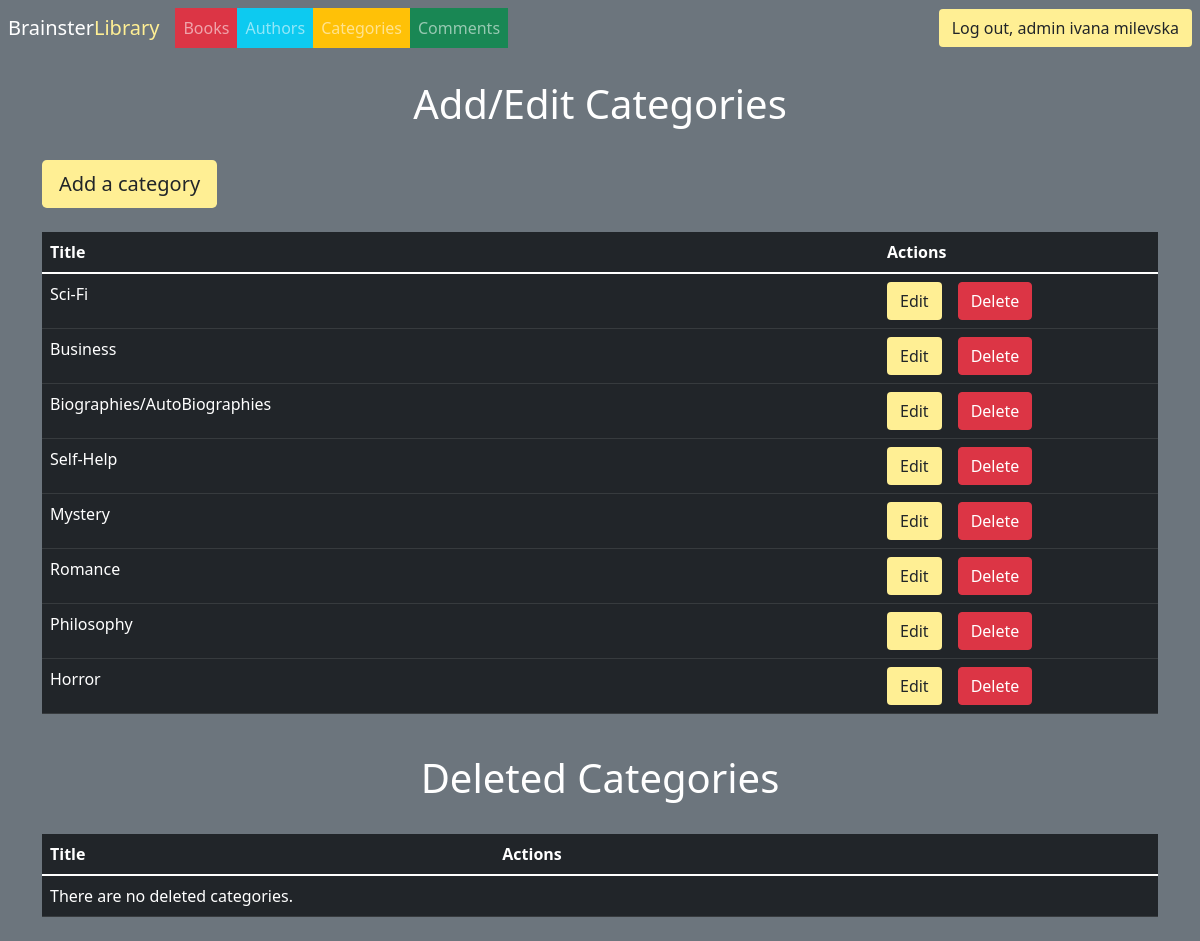
The app's page /pages/categories.php (signed in) with its own data.
### tables this page shows
CREATE TABLE `categories` (
  `id` int(11) NOT NULL,
  `name` varchar(255) NOT NULL,
  `is_deleted` tinyint(1) NOT NULL DEFAULT 0
);

### routes.php (called while the page is built, shortened)
<?php
$appUrl = trim(APP_URL, "/") . "/";
$appRoutes = [
    'home' => $appUrl . "pages/index.php",
    'login' => $appUrl . "pages/login.php",
    'register' => $appUrl . "pages/register.php",
    'book' => $appUrl . "pages/book.php?id={ID}",
    '404' => $appUrl . "pages/404.html",
    'logout' => $appUrl . "actions/logout.php",
    'authors' => $appUrl . "pages/authors.php",
    'categories' => $appUrl . "pages/categories.php",
    'books' => $appUrl . "pages/books.php",
    'reviews' => $appUrl . "pages/reviews.php",
    'createCategory' => $appUrl . "pages/categories/create.php",
    'addCategory' => $appUrl . "actions/categories/store.php",
    'editCategory' => $appUrl . "pages/categories/edit.php?id={ID}",
    'updateCategory' => $appUrl . "actions/categories/update.php?id={ID}",
    'deleteCategory' => $appUrl . "actions/categories/delete.php?id={ID}",
    'restoreCategory' => $appUrl . "actions/categories/restore.php?id={ID}",
    'deleteCategoryPerm' => $appUrl . "actions/categories/deletePerm.php?id={ID}",
    'createAuthor' => $appUrl . "pages/authors/create.php",
    'addAuthor' => $appUrl . "actions/authors/store.php",
    'editAuthor' => $appUrl . "pages/authors/edit.php?id={ID}",
    'updateAuthor' => $appUrl . "actions/authors/update.php?id={ID}",
    'deleteAuthor' => $appUrl . "actions/authors/delete.php?id={ID}",
    'restoreAuthor' => $appUrl . "actions/authors/restore.php?id={ID}",
    'deleteAuthorPerm' => $appUrl . "actions/authors/deletePerm.php?id={ID}",
    'createBook' => $appUrl . "pages/books/create.php",
    'addBook' => $appUrl . "actions/books/store.php",
    'editBook' => $appUrl . "pages/books/edit.php?id={ID}",
    'updateBook' => $appUrl . "actions/books/update.php?id={ID}",
    'deleteBook' => $appUrl . "actions/books/delete.php?id={ID}",
    'deleteBookPerm' => $appUrl . "actions/books/deletePerm.php?id={ID}",
    'restoreBook' => $appUrl . "actions/books/restore.php?id={ID}",
    'addReview' => $appUrl . "actions/reviews/store.php?id={ID}",
    'deleteReview' => $appUrl . "actions/reviews/delete.php?id={ID}",
    'deleteReviewPerm' => $appUrl . "actions/reviews/deletePerm.php?id={ID}",
    'approveReview' => $appUrl . "actions/reviews/approve.php?id={ID}",
    'rejectReview' => $appUrl . "actions/reviews/reject.php?id={ID}",
    'storeNote' => $appUrl . "actions/notes/store.php?id={ID}"
];

### functions.php (called while the page is built, shortened)
<?php
function getAllCategories($con)
{
  $sql = "SELECT * FROM categories WHERE categories.is_deleted = 0";
  $stmt = $con->prepare($sql);
  $stmt->execute();
  if ($stmt->rowCount() > 0) {
    $categories = $stmt->fetchAll();
  } else {
    $categories = 0;
  }
  return $categories;
}
function getAllDeletedCategories($con)
{
  $sql = "SELECT * FROM categories WHERE categories.is_deleted = 1";
  $stmt = $con->prepare($sql);
  $stmt->execute();
  if ($stmt->rowCount() > 0) {
    $categories = $stmt->fetchAll();
  } else {
    $categories = 0;
  }
  return $categories;
}
function route($route, $id = null)
{
  global $appRoutes;
  return str_replace("{ID}", $id, $appRoutes[$route]) ?? "";
}

### pages/categories.php (the view, shortened to what this page needs)
 <?php
require_once __DIR__ . '/../layouts/header.php';
require_once __DIR__ . '/../layouts/nav.php';
$categories = getAllCategories($conn);
$delCategories = getAllDeletedCategories($conn);
?>
<div class="container">
    <h1 class="text-white text-center mt-4">Add/Edit Categories</h1>
    <a href="<?= route('createCategory') ?>" class="btn btn-lg bg-warmyellow mt-4">Add a category</a>
    <div class="table-responsive">
        <table class="table table-dark mt-4">
            <thead>
                <tr>
                    <th scope="col">Title</th>
                    <th scope="col">Actions</th>
                </tr>
            </thead>
            <tbody>
                <?php foreach ($categories as $category) {
                    echo "
                <tr>
                    <td class='w-75'>{$category['name']}</td>
                    <td style='max-width: 4rem;'><a href='" . route('editCategory', $category['id']) . "' class='btn bg-warmyellow me-3'>Edit</a><a href='" . route('deleteCategory', $category['id']) . "' class='btn btn-danger deleteBtn'>Delete</a></td>
                </tr>
                ";
                } ?>
            </tbody>
        </table>
    </div>
    <h1 class="text-white text-center mt-4">Deleted Categories</h1>
    <div class="table-responsive">
        <table class="table table-dark mt-4 mb-4">
            <thead>
                <tr>
                    <th scope="col">Title</th>
                    <th scope="col">Actions</th>
                </tr>
            </thead>
            <tbody>
                <?php
                if ($delCategories > 0) {
                    foreach ($delCategories as $delCategory) {
                        echo "
                        <tr>
                            <td class='w-75'>{$delCategory['name']}</td>
                            <td style='max-width: 4rem;'><a href='" . route('restoreCategory', $delCategory['id']) . "' class='btn bg-warmyellow me-3'>Restore</a><a href='" . route('deleteCategoryPerm', $delCategory['id']) . "' class='btn text-white bg-danger deleteBtnPerm'>Delete Permanently</a></td>
                        </tr>
                        ";
                    }
                } else {
                    echo "
                        <tr>
                            <td class='w-75' colspan='2'>There are no deleted categories.</td>
                        </tr>
                        ";
                }
                ?>
            </tbody>
        </table>
    </div>
</div>
<?php
require_once __DIR__ . '/../layouts/footer.php';
?>

### assets/style.css (style rules this page uses)
.bg-warmyellow { background-color: rgb(255, 239, 148) !important; }

### records on screen
categories: name "Sci-Fi"
categories: name "Business"
categories: name "Biographies/AutoBiographies"
categories: name "Self-Help"
categories: name "Mystery"
categories: name "Romance"
categories: name "Philosophy"
categories: name "Horror"

### other values on screen
$_SESSION['user']['first_name'] "ivana"
$_SESSION['user']['last_name'] "milevska"
